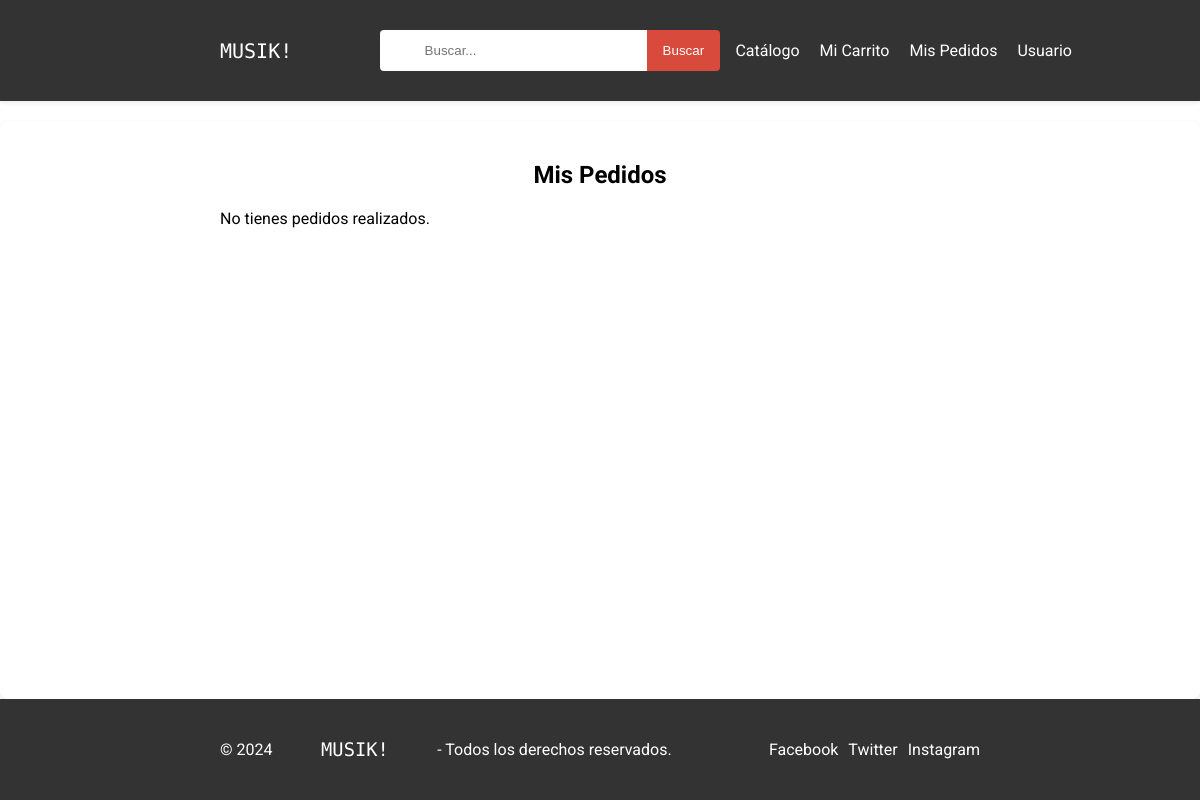
Before: /pedidos/ (signed in) with the older database file.
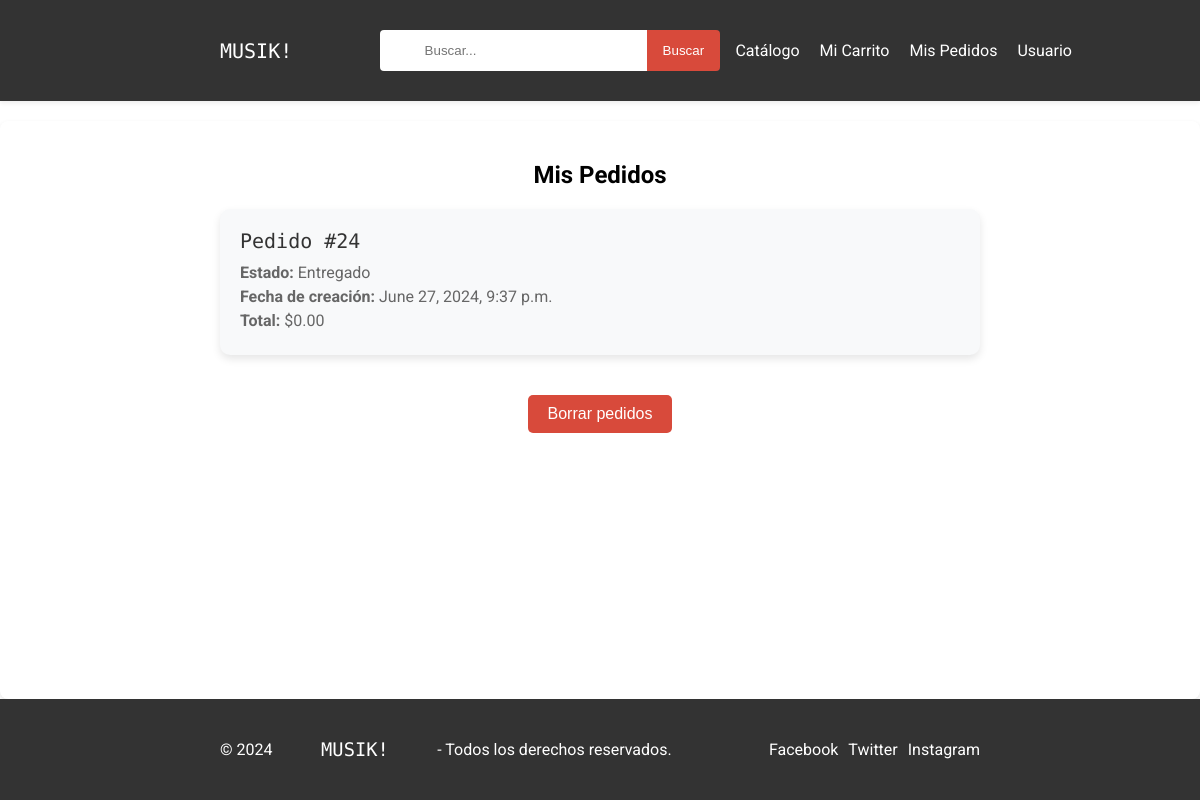
After: the same page with the newer database file.
### pedidos/models.py (models this page shows, shortened)
class Pedido(models.Model):
    user = models.ForeignKey(CustomUser, on_delete=models.CASCADE)
    crear_en = models.DateTimeField(auto_now_add=True)
    actualizar = models.DateTimeField(auto_now=True)
    estado = models.CharField(max_length=50, choices=[
        ("Pendiente", "Pendiente"),
        ("EnProceso", "EnProceso"),
        ("Enviado", "Enviado"),
        ("Entregado", "Entregado"),
        ("Cancelado", "Cancelado")
    ], default="Pendiente")
    total = models.DecimalField(max_digits=10, decimal_places=2, default=0)  # Define el campo total
    class Meta:
        db_table = 'pedidos'
        verbose_name = 'pedido'
        verbose_name_plural = 'pedidos'
        ordering = ['id']

### pedidos/views.py (the view)
# urls.py: path('', HomeView.as_view(), name="pedidos"),
class HomeView(LoginRequiredMixin, TemplateView):
    template_name = "pedidos.html"
    def get_context_data(self, **kwargs):
        context = super().get_context_data(**kwargs)
        user = self.request.user
        pedidos = Pedido.objects.filter(user=user)
        context['pedidos'] = pedidos
        return context

### pedidos/templates/pedidos.html (shortened to what this page needs)
{% extends "base.html" %}
{% load static %}
{% block extra_head %}
<link rel="stylesheet" href="{% static 'css/pedidos.css' %}">
{% endblock %}
{% block content %}
<div class="container">
    <h2>Mis Pedidos</h2>
    {% if pedidos %}
    <div class="pedidos-lista">
        {% for pedido in pedidos %}
        <div class="pedido-card">
            <h3>Pedido #{{ pedido.id }}</h3>
            <p><strong>Estado:</strong> {{ pedido.estado }}</p>
            <p><strong>Fecha de creación:</strong> {{ pedido.crear_en }}</p>
            <p><strong>Total:</strong> ${{ pedido.total|floatformat:"2" }}</p>
        </div>
        {% endfor %}
        <form method="post" action="{% url 'borrar_pedidos' %}">
            <button type="submit" class="btn btn-danger borrar-todos">Borrar pedidos</button>
        </form>
    </div>
    {% else %}
    <p>No tienes pedidos realizados.</p>
    {% endif %}
</div>
{% endblock %}

Changed rows visible on the page:
added Pedido: id "24", estado "Entregado", crear_en "June 27, 2024, 9:37 p.m.", total "0.00"
Other visible differences:
text no longer shown: "No tienes pedidos realizados."
text now shown: "Borrar pedidos"
